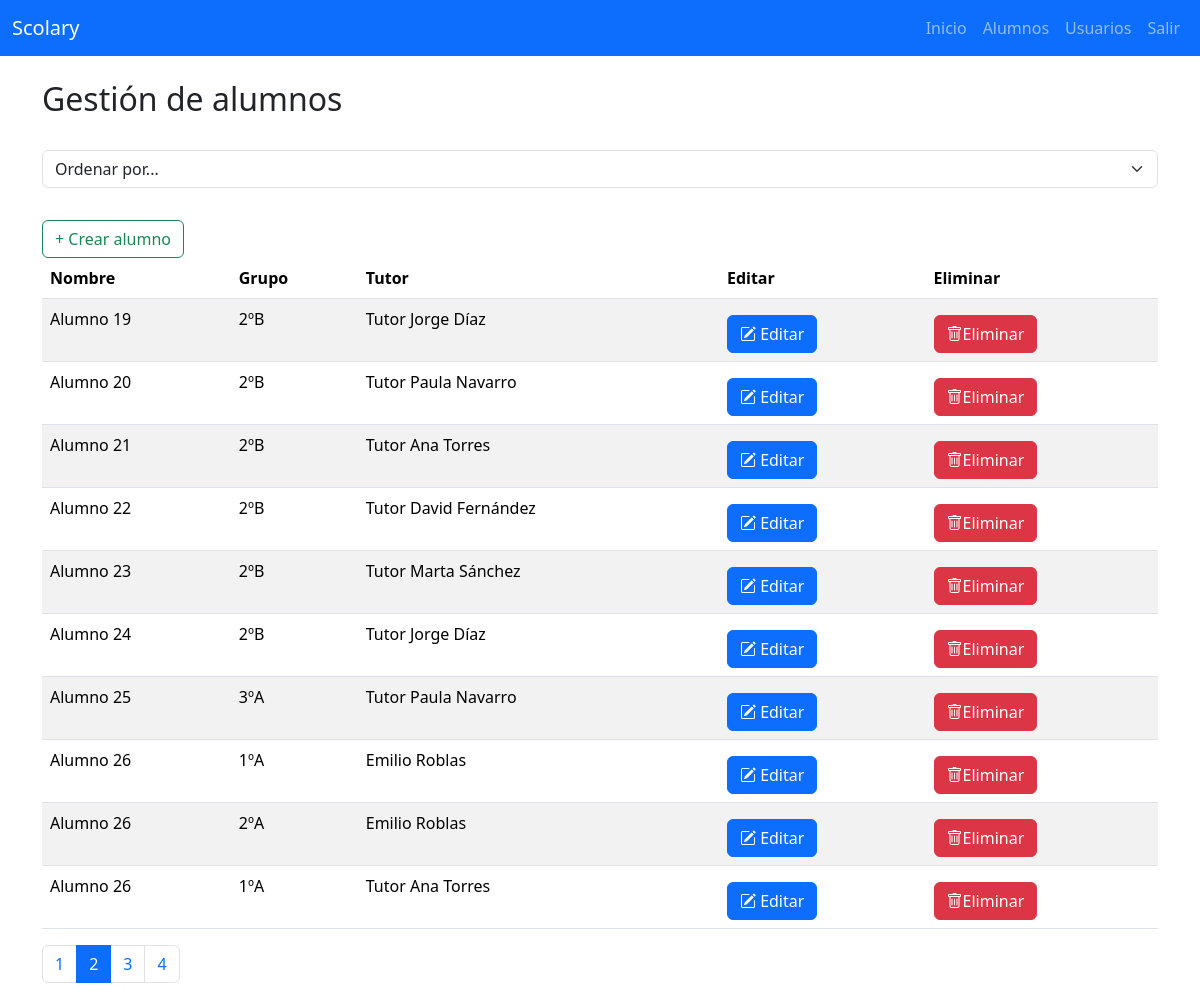
The app's page /alumnos.php?pagina=2 (signed in), older data.
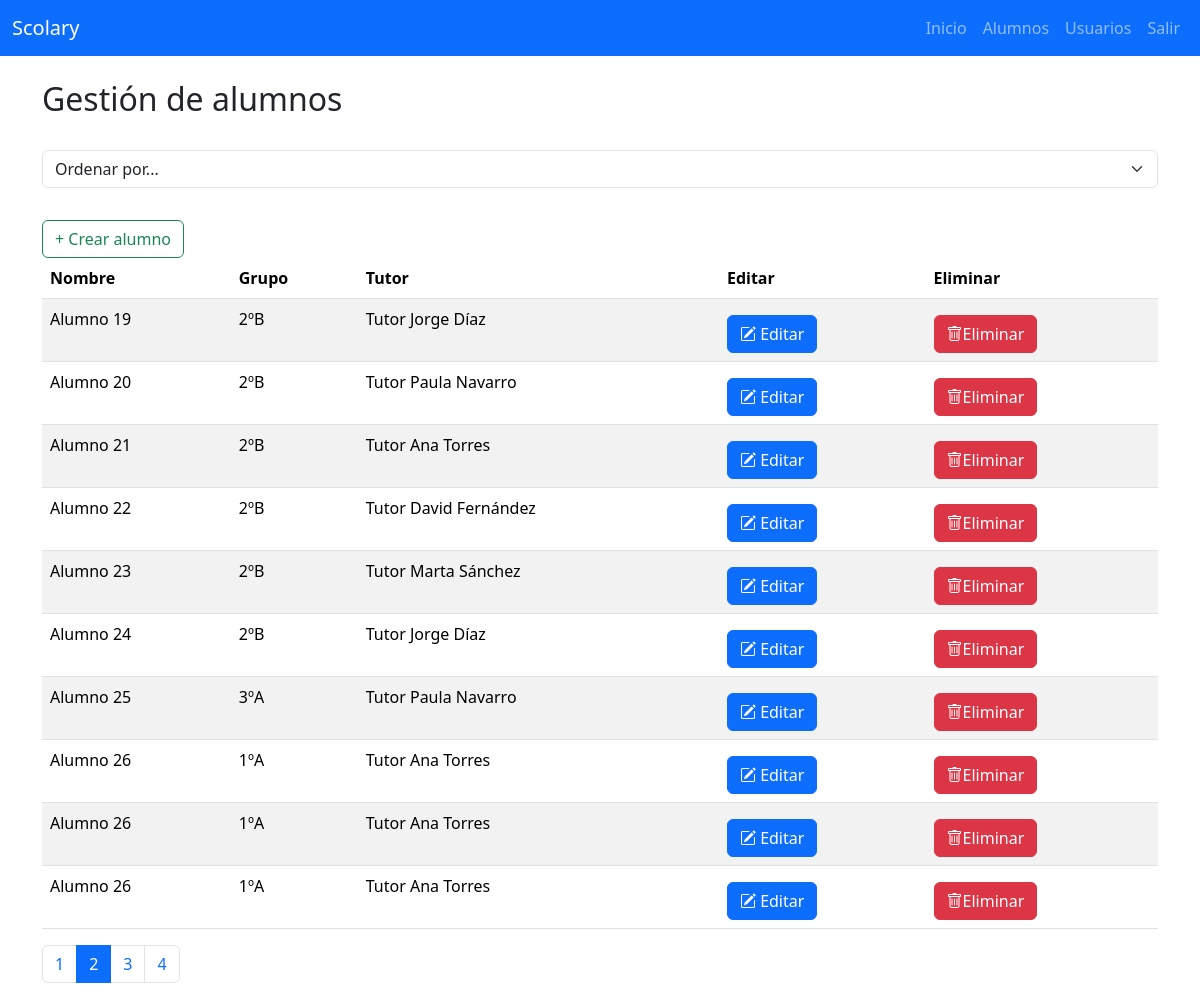
The same page, newer data.
### tables this page shows
CREATE TABLE `alumnos` (
  `id` int(11) NOT NULL,
  `nombre` varchar(100) DEFAULT NULL,
  `id_tutor` int(11) DEFAULT NULL,
  `id_grupo` int(11) DEFAULT NULL
);

CREATE TABLE `grupo` (
  `id` int(11) NOT NULL,
  `nombre` varchar(50) DEFAULT NULL,
  `id_profesor` int(11) DEFAULT NULL
);

CREATE TABLE `usuarios` (
  `id` int(11) NOT NULL,
  `nombre` varchar(100) DEFAULT NULL,
  `email` varchar(100) DEFAULT NULL,
  `password` varchar(255) DEFAULT NULL,
  `rol` enum('profesor','tutor','admin') NOT NULL
);

### alumnos.php (the view, shortened to what this page needs)
<?php include 'includes/header.php'; ?>
<?php include 'includes/navbarAdmin.php'; ?>
<?php include 'conexion.php';
?>
<div class="container mt-4">
    <h2>Gestión de alumnos</h2>
      <div class="mb-3">
        <form action="alumnos.php">
            <select name="orden" id="orden" class="form-select" onchange="this.form.submit()">
              <option value="">Ordenar por...</option>
            </select>
        </form>
      </div>
    <button type="button" class="btn btn-outline-success mt-3" data-bs-toggle="modal" data-bs-target="#crearAlumno">
    + Crear alumno
    </button>
    <?php
    if(isset($_GET["orden"])){
      if ($_GET["orden"] == "nombre") {
        $orden = "a.nombre";
      }else if($_GET["orden"] == "grupo"){
        $orden = "g.nombre";
      }else{
        $orden = "u.nombre";
      }
    }else{
      $orden = "a.nombre";
    }
    $registrosPorPagina = 10;
    $pagina = isset($_GET['pagina']) ? (int)$_GET['pagina'] : 1;
    $offset = ($pagina - 1) * $registrosPorPagina;
    $stmtAlumnos = $pdo->query("
        SELECT
            a.id AS idAlumno,
            a.nombre AS nombreAlumno,
            g.nombre AS nombreGrupo,
            u.nombre AS nombreTutor
        FROM alumnos a
        JOIN grupo g ON a.id_grupo = g.id
        JOIN usuarios u ON a.id_tutor = u.id
        ORDER BY $orden
        LIMIT $registrosPorPagina OFFSET $offset");
    $alumnos = $stmtAlumnos->fetchAll();
    $totalRegistros = $pdo->query("SELECT COUNT(*) FROM alumnos")->fetchColumn();
    $totalPaginas = ceil($totalRegistros / $registrosPorPagina);
    ?>
    <table class="table table-striped">
        <thead>
            <tr>
                <th>Nombre</th>
                <th>Grupo</th>
                <th>Tutor</th>
                <th>Editar</th>
                <th>Eliminar</th>
            </tr>
        </thead>
        <tbody>
            <?php foreach ($alumnos as $alumno){ ?>
                <tr>
                    <td><?= $alumno['nombreAlumno']?></td>
                    <td><?= $alumno['nombreGrupo'] ?></td>
                    <td><?= $alumno['nombreTutor']?></td>
                    <td>
                        <button type="button" class="btn btn-primary mt-2" data-bs-toggle="modal" data-bs-target="#editarAlumno"
                          data-id="<?php echo htmlspecialchars($alumno['idAlumno']) ?>"
                          data-nombre="<?php echo htmlspecialchars($alumno['nombreAlumno']) ?>">
                          <i class="bi bi-pencil-square"></i>
                          Editar
                        </button>
                    </td>
                    <td>
                      <form action="service/eliminarAlumno.php" method="POST">
                        <button type="submit" class="btn btn-danger mt-2">
                          <i class="bi bi-trash"></i>Eliminar
                        </button>
                      </form>
                    </td>
                </tr>
            <?php } ?>
        </tbody>
    </table>
    <nav>
        <ul class="pagination">
            <?php for ($i = 1; $i <= $totalPaginas; $i++){?>
                <li class="page-item <?= $i == $pagina ? 'active' : '' ?>">
                    <a class="page-link" href="?pagina=<?= $i ?>"><?= $i ?></a>
                </li>
            <?php }?>
        </ul>
    </nav>
</div>
<?php include 'includes/footer.php'; ?>

Row changes from the older to the newer data that the page shows:
removed alumnos: nombre "Alumno 26", id_grupo.nombre "1ºA", id_tutor.nombre "Emilio Roblas"
no longer on this page (row unchanged): alumnos: nombre "Alumno 26", id_grupo.nombre "2ºA", id_tutor.nombre "Emilio Roblas"
now on this page (row unchanged): alumnos: nombre "Alumno 26", id_grupo.nombre "1ºA", id_tutor.nombre "Tutor Ana Torres"
now on this page (row unchanged): alumnos: nombre "Alumno 26", id_grupo.nombre "1ºA", id_tutor.nombre "Tutor Ana Torres"
